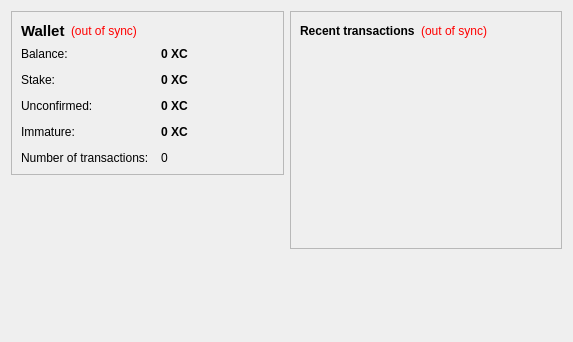
<?xml version="1.0" encoding="UTF-8"?>
<ui version="4.0">
 <class>OverviewPage</class>
 <widget class="QWidget" name="OverviewPage">
  <property name="geometry">
   <rect>
    <x>0</x>
    <y>0</y>
    <width>573</width>
    <height>342</height>
   </rect>
  </property>
  <property name="windowTitle">
   <string>Form</string>
  </property>
  <layout class="QHBoxLayout" name="horizontalLayout" stretch="1,1">
   <item>
    <layout class="QVBoxLayout" name="verticalLayout_2">
     <item>
      <widget class="QFrame" name="frame">
       <property name="frameShape">
        <enum>QFrame::StyledPanel</enum>
       </property>
       <property name="frameShadow">
        <enum>QFrame::Raised</enum>
       </property>
       <layout class="QVBoxLayout" name="verticalLayout_4">
        <item>
         <layout class="QHBoxLayout" name="horizontalLayout_4">
          <item>
           <widget class="QLabel" name="label_5">
            <property name="font">
             <font>
              <pointsize>11</pointsize>
              <weight>75</weight>
              <bold>true</bold>
             </font>
            </property>
            <property name="text">
             <string>Wallet</string>
            </property>
           </widget>
          </item>
          <item>
           <widget class="QLabel" name="labelWalletStatus">
            <property name="toolTip">
             <string>The displayed information may be out of date. Your wallet automatically synchronizes with the Marble network after a connection is established, but this process has not completed yet.</string>
            </property>
            <property name="styleSheet">
             <string notr="true">QLabel { color: red; }</string>
            </property>
            <property name="text">
             <string notr="true">(out of sync)</string>
            </property>
            <property name="alignment">
             <set>Qt::AlignLeading|Qt::AlignLeft|Qt::AlignVCenter</set>
            </property>
           </widget>
          </item>
          <item>
           <spacer name="horizontalSpacer_2">
            <property name="orientation">
             <enum>Qt::Horizontal</enum>
            </property>
            <property name="sizeHint" stdset="0">
             <size>
              <width>40</width>
              <height>20</height>
             </size>
            </property>
           </spacer>
          </item>
         </layout>
        </item>
        <item>
         <layout class="QFormLayout" name="formLayout_2">
          <property name="fieldGrowthPolicy">
           <enum>QFormLayout::AllNonFixedFieldsGrow</enum>
          </property>
          <property name="horizontalSpacing">
           <number>12</number>
          </property>
          <property name="verticalSpacing">
           <number>12</number>
          </property>
          <item row="0" column="0">
           <widget class="QLabel" name="label">
            <property name="text">
             <string>Balance:</string>
            </property>
           </widget>
          </item>
          <item row="0" column="1">
           <widget class="QLabel" name="labelBalance">
            <property name="font">
             <font>
              <weight>75</weight>
              <bold>true</bold>
             </font>
            </property>
            <property name="cursor">
             <cursorShape>IBeamCursor</cursorShape>
            </property>
            <property name="toolTip">
             <string>Your current balance</string>
            </property>
            <property name="text">
             <string notr="true">0 XC</string>
            </property>
            <property name="textInteractionFlags">
             <set>Qt::LinksAccessibleByMouse|Qt::TextSelectableByKeyboard|Qt::TextSelectableByMouse</set>
            </property>
           </widget>
          </item>
          <item row="1" column="0">
           <widget class="QLabel" name="label_6">
            <property name="text">
             <string>Stake:</string>
            </property>
           </widget>
          </item>
          <item row="1" column="1">
           <widget class="QLabel" name="labelStake">
            <property name="font">
             <font>
              <weight>75</weight>
              <bold>true</bold>
             </font>
            </property>
            <property name="cursor">
             <cursorShape>IBeamCursor</cursorShape>
            </property>
            <property name="toolTip">
             <string>Total of coins that was staked, and do not yet count toward the current balance</string>
            </property>
            <property name="text">
             <string notr="true">0 XC</string>
            </property>
            <property name="textInteractionFlags">
             <set>Qt::LinksAccessibleByMouse|Qt::TextSelectableByKeyboard|Qt::TextSelectableByMouse</set>
            </property>
           </widget>
          </item>
          <item row="2" column="0">
           <widget class="QLabel" name="label_3">
            <property name="text">
             <string>Unconfirmed:</string>
            </property>
           </widget>
          </item>
          <item row="2" column="1">
           <widget class="QLabel" name="labelUnconfirmed">
            <property name="font">
             <font>
              <weight>75</weight>
              <bold>true</bold>
             </font>
            </property>
            <property name="cursor">
             <cursorShape>IBeamCursor</cursorShape>
            </property>
            <property name="toolTip">
             <string>Total of transactions that have yet to be confirmed, and do not yet count toward the current balance</string>
            </property>
            <property name="text">
             <string notr="true">0 XC</string>
            </property>
            <property name="textInteractionFlags">
             <set>Qt::LinksAccessibleByMouse|Qt::TextSelectableByKeyboard|Qt::TextSelectableByMouse</set>
            </property>
           </widget>
          </item>
          <item row="3" column="0">
           <widget class="QLabel" name="labelImmatureText">
            <property name="text">
             <string>Immature:</string>
            </property>
           </widget>
          </item>
          <item row="3" column="1">
           <widget class="QLabel" name="labelImmature">
            <property name="font">
             <font>
              <weight>75</weight>
              <bold>true</bold>
             </font>
            </property>
            <property name="toolTip">
             <string>Mined balance that has not yet matured</string>
            </property>
            <property name="text">
             <string notr="true">0 XC</string>
            </property>
            <property name="textInteractionFlags">
             <set>Qt::LinksAccessibleByMouse|Qt::TextSelectableByKeyboard|Qt::TextSelectableByMouse</set>
            </property>
           </widget>
          </item>
          <item row="4" column="0">
           <widget class="QLabel" name="label_2">
            <property name="text">
             <string>Number of transactions:</string>
            </property>
           </widget>
          </item>
          <item row="4" column="1">
           <widget class="QLabel" name="labelNumTransactions">
            <property name="toolTip">
             <string>Total number of transactions in wallet</string>
            </property>
            <property name="text">
             <string notr="true">0</string>
            </property>
           </widget>
          </item>
         </layout>
        </item>
       </layout>
      </widget>
     </item>
     <item>
      <spacer name="verticalSpacer">
       <property name="orientation">
        <enum>Qt::Vertical</enum>
       </property>
       <property name="sizeHint" stdset="0">
        <size>
         <width>20</width>
         <height>40</height>
        </size>
       </property>
      </spacer>
     </item>
     <item>
      <widget class="QLabel" name="label_6">
       <property name="text">
        <string/>
       </property>
       <property name="pixmap">
        <pixmap resource="../bitcoin.qrc">:/images/backg</pixmap>
       </property>
       <property name="scaledContents">
        <bool>false</bool>
       </property>
       <property name="alignment">
        <set>Qt::AlignCenter</set>
       </property>
       <property name="margin">
        <number>-2</number>
       </property>
      </widget>
     </item>
    </layout>
   </item>
   <item>
    <layout class="QVBoxLayout" name="verticalLayout_3">
     <item>
      <widget class="QFrame" name="frame_2">
       <property name="frameShape">
        <enum>QFrame::StyledPanel</enum>
       </property>
       <property name="frameShadow">
        <enum>QFrame::Raised</enum>
       </property>
       <layout class="QVBoxLayout" name="verticalLayout">
        <item>
         <layout class="QHBoxLayout" name="horizontalLayout_2">
          <item>
           <widget class="QLabel" name="label_4">
            <property name="text">
             <string>&lt;b&gt;Recent transactions&lt;/b&gt;</string>
            </property>
           </widget>
          </item>
          <item>
           <widget class="QLabel" name="labelTransactionsStatus">
            <property name="toolTip">
             <string>The displayed information may be out of date. Your wallet automatically synchronizes with the Marble network after a connection is established, but this process has not completed yet.</string>
            </property>
            <property name="styleSheet">
             <string notr="true">QLabel { color: red; }</string>
            </property>
            <property name="text">
             <string notr="true">(out of sync)</string>
            </property>
            <property name="alignment">
             <set>Qt::AlignRight|Qt::AlignTrailing|Qt::AlignVCenter</set>
            </property>
           </widget>
          </item>
          <item>
           <spacer name="horizontalSpacer">
            <property name="orientation">
             <enum>Qt::Horizontal</enum>
            </property>
            <property name="sizeHint" stdset="0">
             <size>
              <width>40</width>
              <height>20</height>
             </size>
            </property>
           </spacer>
          </item>
         </layout>
        </item>
        <item>
         <widget class="QListView" name="listTransactions">
          <property name="styleSheet">
           <string notr="true">QListView { background: transparent; }</string>
          </property>
          <property name="frameShape">
           <enum>QFrame::NoFrame</enum>
          </property>
          <property name="verticalScrollBarPolicy">
           <enum>Qt::ScrollBarAlwaysOff</enum>
          </property>
          <property name="horizontalScrollBarPolicy">
           <enum>Qt::ScrollBarAlwaysOff</enum>
          </property>
          <property name="selectionMode">
           <enum>QAbstractItemView::NoSelection</enum>
          </property>
         </widget>
        </item>
       </layout>
      </widget>
     </item>
     <item>
      <spacer name="verticalSpacer_2">
       <property name="orientation">
        <enum>Qt::Vertical</enum>
       </property>
       <property name="sizeHint" stdset="0">
        <size>
         <width>20</width>
         <height>40</height>
        </size>
       </property>
      </spacer>
     </item>
    </layout>
   </item>
  </layout>
 </widget>
 <resources/>
 <connections/>
</ui>
